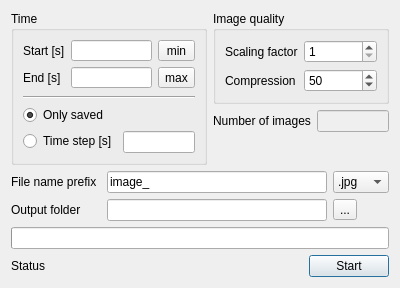
<?xml version="1.0" encoding="UTF-8"?>
<ui version="4.0">
 <class>imageGeneratorTab</class>
 <widget class="QDialog" name="imageGeneratorTab">
  <property name="geometry">
   <rect>
    <x>0</x>
    <y>0</y>
    <width>400</width>
    <height>270</height>
   </rect>
  </property>
  <property name="windowTitle">
   <string>Generation of images </string>
  </property>
  <property name="windowIcon">
   <iconset resource="../../MUSEN/QT_GUI/qt_gui.qrc">
    <normaloff>:/QT_GUI/Resources/MUSEN_Ico.png</normaloff>:/QT_GUI/Resources/MUSEN_Ico.png</iconset>
  </property>
  <layout class="QGridLayout" name="gridLayout_3">
   <item row="0" column="0" rowspan="3">
    <widget class="QGroupBox" name="groupBoxTime">
     <property name="title">
      <string>Time</string>
     </property>
     <layout class="QFormLayout" name="formLayout_2">
      <item row="0" column="0" colspan="2">
       <layout class="QGridLayout" name="gridLayout_2">
        <item row="0" column="0">
         <widget class="QLabel" name="startTimeLabel">
          <property name="text">
           <string>Start [s]</string>
          </property>
         </widget>
        </item>
        <item row="0" column="1">
         <widget class="QLineEdit" name="lineEditStartTime">
          <property name="toolTip">
           <string>Time point of the first image</string>
          </property>
          <property name="statusTip">
           <string>Time point of the first image</string>
          </property>
          <property name="whatsThis">
           <string>Time point of the first image</string>
          </property>
         </widget>
        </item>
        <item row="0" column="2">
         <widget class="QToolButton" name="toolButtonMinTime">
          <property name="sizePolicy">
           <sizepolicy hsizetype="Preferred" vsizetype="Fixed">
            <horstretch>0</horstretch>
            <verstretch>0</verstretch>
           </sizepolicy>
          </property>
          <property name="text">
           <string>min</string>
          </property>
         </widget>
        </item>
        <item row="1" column="0">
         <widget class="QLabel" name="endTimeLabel">
          <property name="text">
           <string>End [s]</string>
          </property>
         </widget>
        </item>
        <item row="1" column="1">
         <widget class="QLineEdit" name="lineEditEndTime">
          <property name="toolTip">
           <string>Time point of the last image</string>
          </property>
          <property name="statusTip">
           <string>Time point of the last image</string>
          </property>
          <property name="whatsThis">
           <string>Time point of the last image</string>
          </property>
         </widget>
        </item>
        <item row="1" column="2">
         <widget class="QToolButton" name="toolButtonMaxTime">
          <property name="sizePolicy">
           <sizepolicy hsizetype="Preferred" vsizetype="Fixed">
            <horstretch>0</horstretch>
            <verstretch>0</verstretch>
           </sizepolicy>
          </property>
          <property name="toolTip">
           <string>Set the last simulation time point.</string>
          </property>
          <property name="statusTip">
           <string>Set the last simulation time point.</string>
          </property>
          <property name="whatsThis">
           <string>Set the last simulation time point.</string>
          </property>
          <property name="text">
           <string>max</string>
          </property>
         </widget>
        </item>
       </layout>
      </item>
      <item row="1" column="0" colspan="2">
       <widget class="Line" name="line">
        <property name="orientation">
         <enum>Qt::Horizontal</enum>
        </property>
       </widget>
      </item>
      <item row="2" column="0">
       <widget class="QRadioButton" name="radioOnlySaved">
        <property name="toolTip">
         <string>Generate images only for saved time points</string>
        </property>
        <property name="text">
         <string>Only saved </string>
        </property>
        <property name="checked">
         <bool>true</bool>
        </property>
       </widget>
      </item>
      <item row="3" column="0">
       <widget class="QRadioButton" name="radioTimeStep">
        <property name="toolTip">
         <string>Use data interpolation</string>
        </property>
        <property name="text">
         <string>Time step [s]</string>
        </property>
       </widget>
      </item>
      <item row="3" column="1">
       <widget class="QLineEdit" name="lineEditTimeStep">
        <property name="text">
         <string/>
        </property>
       </widget>
      </item>
     </layout>
    </widget>
   </item>
   <item row="0" column="1">
    <widget class="QGroupBox" name="groupBoxQuality">
     <property name="title">
      <string>Image quality</string>
     </property>
     <layout class="QFormLayout" name="formLayout">
      <item row="0" column="0">
       <widget class="QLabel" name="label_2">
        <property name="text">
         <string>Scaling factor</string>
        </property>
       </widget>
      </item>
      <item row="0" column="1">
       <widget class="QSpinBox" name="spinBoxScaling">
        <property name="toolTip">
         <string>The coefficient by which the current window size will be scaled when generating images</string>
        </property>
        <property name="statusTip">
         <string>The coefficient by which the current window size will be scaled when generating images</string>
        </property>
        <property name="whatsThis">
         <string>The coefficient by which the current window size will be scaled when generating images</string>
        </property>
        <property name="minimum">
         <number>1</number>
        </property>
        <property name="maximum">
         <number>10</number>
        </property>
       </widget>
      </item>
      <item row="1" column="0">
       <widget class="QLabel" name="label_4">
        <property name="text">
         <string>Compression</string>
        </property>
       </widget>
      </item>
      <item row="1" column="1">
       <widget class="QSpinBox" name="spinBoxCompression">
        <property name="toolTip">
         <string>Compression level of images</string>
        </property>
        <property name="statusTip">
         <string>Compression level of images</string>
        </property>
        <property name="whatsThis">
         <string>Compression level of images</string>
        </property>
        <property name="minimum">
         <number>0</number>
        </property>
        <property name="maximum">
         <number>100</number>
        </property>
        <property name="value">
         <number>50</number>
        </property>
       </widget>
      </item>
     </layout>
    </widget>
   </item>
   <item row="1" column="1">
    <layout class="QHBoxLayout" name="horizontalLayout_4">
     <item>
      <widget class="QLabel" name="label_5">
       <property name="text">
        <string>Number of images</string>
       </property>
      </widget>
     </item>
     <item>
      <widget class="QLineEdit" name="lineEditImagesNumber">
       <property name="enabled">
        <bool>false</bool>
       </property>
       <property name="toolTip">
        <string>Number of images which will be generated</string>
       </property>
      </widget>
     </item>
    </layout>
   </item>
   <item row="2" column="1">
    <spacer name="verticalSpacer">
     <property name="orientation">
      <enum>Qt::Vertical</enum>
     </property>
     <property name="sizeHint" stdset="0">
      <size>
       <width>20</width>
       <height>40</height>
      </size>
     </property>
    </spacer>
   </item>
   <item row="3" column="0" colspan="2">
    <layout class="QGridLayout" name="gridLayout">
     <item row="0" column="0">
      <widget class="QLabel" name="label_9">
       <property name="text">
        <string>File name prefix</string>
       </property>
      </widget>
     </item>
     <item row="0" column="1">
      <widget class="QLineEdit" name="lineEditPrefix">
       <property name="toolTip">
        <string>File prefix of all images</string>
       </property>
       <property name="statusTip">
        <string>File prefix of all images</string>
       </property>
       <property name="whatsThis">
        <string>File prefix of all images</string>
       </property>
       <property name="text">
        <string>image_</string>
       </property>
      </widget>
     </item>
     <item row="0" column="2">
      <widget class="QComboBox" name="comboExtension">
       <item>
        <property name="text">
         <string>.jpg</string>
        </property>
       </item>
       <item>
        <property name="text">
         <string>.png</string>
        </property>
       </item>
       <item>
        <property name="text">
         <string>.bmp</string>
        </property>
       </item>
      </widget>
     </item>
     <item row="1" column="0">
      <widget class="QLabel" name="label_7">
       <property name="minimumSize">
        <size>
         <width>90</width>
         <height>0</height>
        </size>
       </property>
       <property name="maximumSize">
        <size>
         <width>100</width>
         <height>16777215</height>
        </size>
       </property>
       <property name="text">
        <string>Output folder</string>
       </property>
      </widget>
     </item>
     <item row="1" column="1">
      <widget class="QLineEdit" name="lineEditFolder"/>
     </item>
     <item row="1" column="2">
      <widget class="QToolButton" name="toolButtonPickFolder">
       <property name="toolTip">
        <string>Pick output folder</string>
       </property>
       <property name="statusTip">
        <string>Pick output folder</string>
       </property>
       <property name="whatsThis">
        <string>Pick output folder</string>
       </property>
       <property name="text">
        <string>...</string>
       </property>
      </widget>
     </item>
    </layout>
   </item>
   <item row="4" column="0" colspan="2">
    <widget class="QProgressBar" name="progressBar">
     <property name="toolTip">
      <string>Saving progress</string>
     </property>
     <property name="statusTip">
      <string>Saving progress</string>
     </property>
     <property name="whatsThis">
      <string>Saving progress</string>
     </property>
     <property name="alignment">
      <set>Qt::AlignCenter</set>
     </property>
    </widget>
   </item>
   <item row="5" column="0" colspan="2">
    <layout class="QHBoxLayout" name="horizontalLayout_5" stretch="1,0">
     <item>
      <widget class="QLabel" name="labelStatus">
       <property name="text">
        <string>Status</string>
       </property>
      </widget>
     </item>
     <item>
      <widget class="QPushButton" name="pushButtonStart">
       <property name="toolTip">
        <string>Start/Stop generation</string>
       </property>
       <property name="text">
        <string>Start</string>
       </property>
       <property name="icon">
        <iconset resource="../../MUSEN/QT_GUI/qt_gui.qrc">
         <normaloff>:/QT_GUI/Pictures/Play_Icon.png</normaloff>:/QT_GUI/Pictures/Play_Icon.png</iconset>
       </property>
       <property name="default">
        <bool>true</bool>
       </property>
      </widget>
     </item>
    </layout>
   </item>
  </layout>
 </widget>
 <tabstops>
  <tabstop>lineEditStartTime</tabstop>
  <tabstop>toolButtonMinTime</tabstop>
  <tabstop>lineEditEndTime</tabstop>
  <tabstop>toolButtonMaxTime</tabstop>
  <tabstop>radioOnlySaved</tabstop>
  <tabstop>radioTimeStep</tabstop>
  <tabstop>lineEditTimeStep</tabstop>
  <tabstop>spinBoxScaling</tabstop>
  <tabstop>spinBoxCompression</tabstop>
  <tabstop>lineEditImagesNumber</tabstop>
  <tabstop>lineEditPrefix</tabstop>
  <tabstop>comboExtension</tabstop>
  <tabstop>lineEditFolder</tabstop>
  <tabstop>toolButtonPickFolder</tabstop>
  <tabstop>pushButtonStart</tabstop>
 </tabstops>
 <resources>
  <include location="../../MUSEN/QT_GUI/qt_gui.qrc"/>
 </resources>
 <connections/>
</ui>
